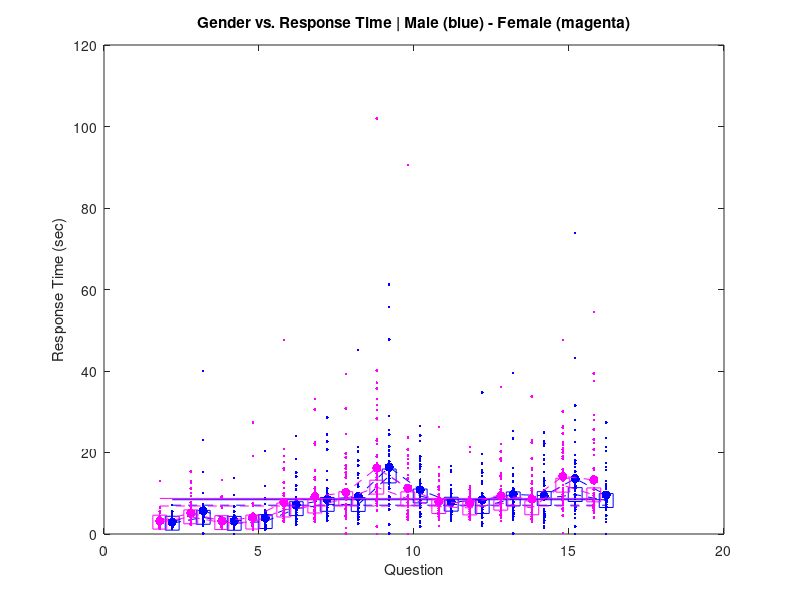

This figure's MATLAB source:
%% Final Project: Andrew Gerst

clear all; close all;

try
	load('survey_data.mat');
catch exception
	A = [];
end

numrows = length(A(:,1));
questions = 2:length(A(1,:));
males = find(A(:,1) == 0);
females = find(A(:,1) == 1);
shift = .2;

if length(males) > 0
    male_data = A(males,2:end);

    % Question Averages
    male_averages = sum(male_data,1) / length(males);
    plot(questions+shift, male_averages, '--b.', 'markersize', 20);

    hold on

    % Question Medians
    male_medians = median(male_data,1);
    plot(questions+shift, male_medians, '--bs', 'markersize', 10)

    % Individual Times
    plot(questions+shift, male_data, '.b');

    % Overall Average
    male_average(1:length(questions)) = sum(male_averages) / length(questions);
    plot(questions+shift, male_average, '-b');

    % Overall Median Average
    male_maverage(1:length(questions)) = sum(male_medians) / length(questions);
    plot(questions+shift, male_maverage, '--b');

end

if length(females) > 0
    female_data = A(females,2:end);

    % Question Averages
    female_averages = sum(female_data,1) / length(females);
    plot(questions-shift, female_averages, '--m.', 'markersize', 20);

    hold on

    % Question Medians
    female_medians = median(female_data,1);
    plot(questions-shift, female_medians, '--ms', 'markersize', 10)

    % Individual Times
    plot(questions-shift, female_data, '.m');

    % Overall Average
    female_average(1:length(questions)) = sum(female_averages) / length(questions);
    plot(questions-shift, female_average, '-m');
    
    % Overall Median Average
    female_maverage(1:length(questions)) = sum(female_medians) / length(questions);
    plot(questions-shift, female_maverage, '--m');
end

% Plot Labels
title('Gender vs. Response Time | Male (blue) - Female (magenta)');
xlabel('Question');
ylabel('Response Time (sec)');